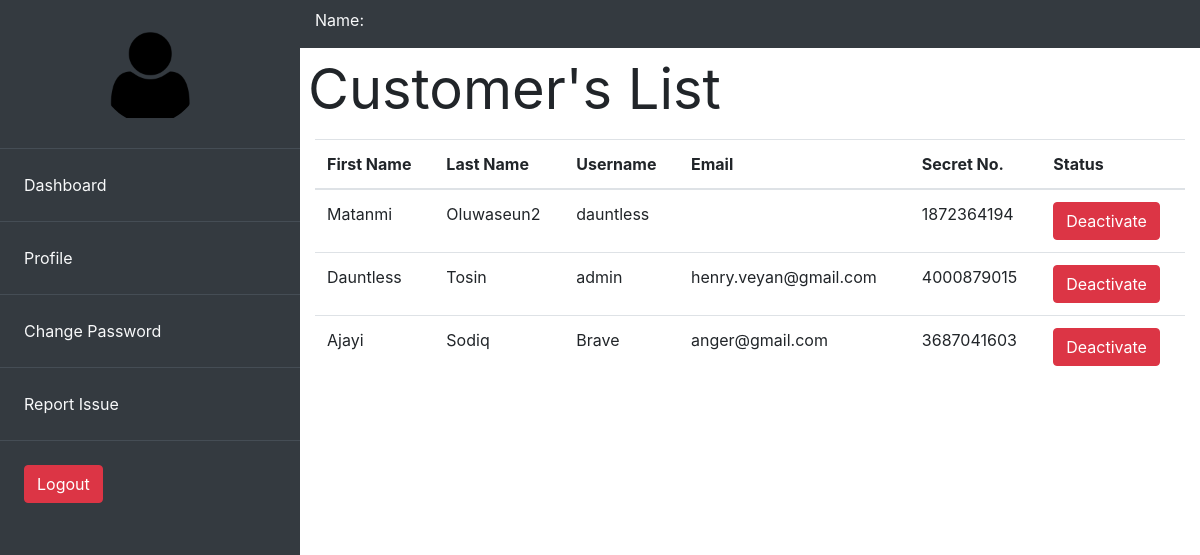
The app's page /accounts/users/ with its own data.
### accounts/models.py (models this page shows, shortened)
class User(AbstractUser):
    pass

class Account(models.Model):
    user = models.OneToOneField(User, on_delete=models.CASCADE)
    image = models.ImageField(null=True, blank=True, upload_to='images/')
    sec_num = models.IntegerField(default=get_secret_num())
    acc_bal = models.IntegerField(default=0)
    gender = models.CharField(max_length=20, choices=gender, blank=True)

### accounts/views.py (the view)
# urls.py: path('users/', views.userList, name='users'),
def userList(request):
    qs = User.objects.all()
    name = 'users.html'
    context = {
        'qs':qs
    }
    return render(request, name, context)

### accounts/templates/users.html
{% extends 'base.html' %}
{% block content %}
<div class="row p-2">
    <h4 class="display-4"><b>Customer's List</b></h4>
</div>
<div class="row">
    <div class="col-12">
        <table class="table table-hover">
            <thead>
                <tr>
                    <th scope="col">
                        First Name
                    </th>
                    <th scope="col">
                        Last Name
                    </th>
                    <th scope="col">
                        Username
                    </th>
                    <th scope="col">
                        Email
                    </th>
                    <th scope="col">
                        Secret No.
                    </th>
                    <th scope="col">
                        Status
                    </th>
                </tr>
            </thead>
            <tbody>
                {% for obj in qs %}
                <tr>
                    <td>{{ obj.first_name }}</td>
                    <td>{{ obj.last_name }}</td>
                    <td>{{ obj.username }}</td>
                    <td>{{ obj.email }}</td>
                    <td>{{ obj.account.sec_num }}</td>
                    <td>
                        {% if obj.is_active %}
                            <a href="" class="btn btn-danger">Deactivate</a>
                        {% else %}
                            <a href="" class="btn btn-success">Activate</a>
                        {% endif %}
                    </td>
                </tr>
                {% endfor %}
            </tbody>
        </table>
    </div>
</div>
{% endblock %}

### template/base.html (shortened to what this page needs)
<!DOCTYPE html>
{% load static %}
{% load humanize %}
<html lang="en">
<head>
    <link rel="stylesheet" href="{% static 'css/bootstrap.css' %}">
</head>
<body>
    <div class="container-fluid">
        <div class="row" style="height: 100vh;">
            <div class="col-3 bg-dark p-0">
                <div class='text-center m-4'>
                    <img src="{% if user.account.image %}
                    {{user.account.image.url }}
                    {% else %}
                    {% static 'images/icon.png' %}
                    {% endif %}
                    "
                    alt="" width="100px" height="100px" class="rounded-circle">
                </div>
                <div class="">
                    <table class="table table-hover table-dark">
                        <tr >
                            <td class="p-4 "><a href="{% url 'accounts:dashboard' %}" class="text-light">Dashboard</a></td>
                        </tr>
                        <tr >
                            <td class="p-4"><a href="{% url 'accounts:profile' %}" class="text-light">Profile</a></td>
                        </tr>
                        <tr>
                            <td class="p-4"><a href="{% url 'accounts:passwordChange' %}" class="text-light">Change Password</a></td>
                        </tr>
                        <tr>
                            <td class="p-4 "><a href="{% url 'accounts:report' %}" class="text-light">Report Issue</a></td>
                        </tr>
                        <tr>
                            <td class="p-4"><a href="{% url 'accounts:logout' %}" class="btn btn-danger">Logout</a></td>
                        </tr>
                    </table>
                </div>
            </div>
            <div class="col-9">
                <div class="row bg-dark pt-2 text-light">
                    <div class="col-3">
                        <p>Name: <b>{{ user.get_full_name }}</b></p>
                    </div>
                </div>
                {% block content %}{% endblock content %}
            </div>
        </div>
    </div>
</body>
</html>

### records on screen
User: first_name "Matanmi", last_name "Oluwaseun2", username "dauntless", account.sec_num "1872364194", is_active "Deactivate"
User: first_name "Dauntless", last_name "Tosin", username "admin", email "henry.veyan@gmail.com", account.sec_num "4000879015", is_active "Deactivate"
User: first_name "Ajayi", last_name "Sodiq", username "Brave", email "anger@gmail.com", account.sec_num "3687041603", is_active "Deactivate"
